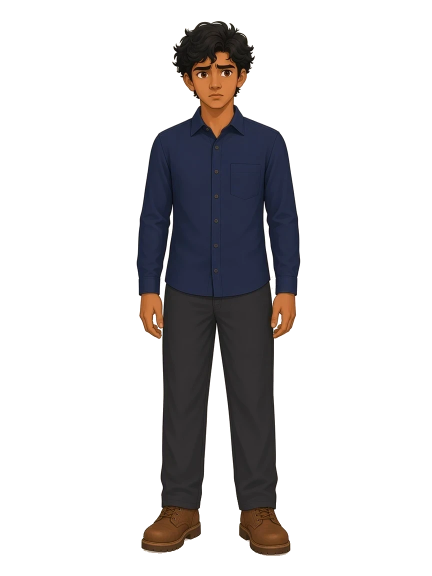
#> input picture assets/duty_slip/dress/all.webp, 864 x 1152 px (shown at 1/2 size); its folder holds only this picture in this run
$ python clean_dress_gaps.py
#> lines starting #> are read from the running program, lines starting #| are printed output that depends on the picture; after the words box and inside, x2 and y2 are one past the last pixel; in counts of white or black regions, pixels touching at a corner belong together
"""Clear leftover studio cream and item drop-shadows from dress art.

White cloth (vest, gamcha, cotton gloves) is yellower than the studio
cream, so a blue-channel guard keeps it. Drop shadows are the wide, short
gray blobs sitting under a shelf item.
"""
from __future__ import annotations

import numpy as np
from PIL import Image
from pathlib import Path
from scipy import ndimage

OUT = Path(r"C:\Dipankar\slm_flutter\assets\duty_slip\dress")
CREAM = np.array([253.0, 242.0, 232.0], dtype=np.float32)

# Light objects. Clearing near-cream pixels would eat the cloth itself.
SKIP_INTERIOR = {
    "tray_fatua.webp",
    "tray_pajama.webp",
    "tray_cotton_gloves.webp",
    "tray_gamcha.webp",
    "tray_vent_helmet.webp",
    "tray_loose.webp",
    "tray_shirt.webp",
    "tray_halftee.webp",
    "tray_poly.webp",
    "tray_normalshoe.webp",
}


def _large(mask: np.ndarray, min_n: int) -> np.ndarray:
    lab, n = ndimage.label(mask)
    keep = np.zeros(mask.shape, dtype=bool)
    for i in range(1, n + 1):
        comp = lab == i
        if int(comp.sum()) >= min_n:
            keep |= comp
    return keep


def gap_mask(rgb: np.ndarray, alpha: np.ndarray) -> np.ndarray:
    dist = np.linalg.norm(rgb - CREAM, axis=-1)
    raw = (alpha > 0) & (dist < 10) & (rgb[..., 2] > 226)
    # Tiny hits are highlights on white cloth, not a hole.
    return _large(raw, 60)


def shadow_mask(rgb: np.ndarray, alpha: np.ndarray) -> np.ndarray:
    opaque = alpha > 200
    if not opaque.any():
        return np.zeros(alpha.shape, dtype=bool)
    ys, xs = np.where(opaque)
    y1 = int(ys.max())
    # Only the floor under the item.
    band = np.zeros(alpha.shape, dtype=bool)
    band[max(0, y1 - 90) :, :] = True
    dist = np.linalg.norm(rgb - CREAM, axis=-1)
    chroma = rgb.max(-1) - rgb.min(-1)
    # Shadows sit well off the studio cream. White soles and toes are closer, so they stay.
    soft = opaque & band & (chroma < 42) & (dist > 20) & (dist < 70)
    lab, n = ndimage.label(soft)
    keep = np.zeros(alpha.shape, dtype=bool)
    for i in range(1, n + 1):
        m = lab == i
        c = int(m.sum())
        if c < 400:
            continue
        yy, xx = np.where(m)
        w = int(xx.max() - xx.min())
        h = int(yy.max() - yy.min())
        if w > 180 and w > h * 2.2 and h < 90 and int(yy.max()) > y1 - 45:
            keep |= m
    return keep


def clean(path: Path, *, interiors: bool, shadows: bool) -> tuple[int, int]:
    im = Image.open(path).convert("RGBA")
    arr = np.array(im)
    rgb = arr[..., :3].astype(np.float32)
    alpha = arr[..., 3]
    drop = np.zeros(alpha.shape, dtype=bool)
    if interiors:
        drop |= gap_mask(rgb, alpha)
    if shadows:
        faded = alpha.copy()
        faded[drop] = 0
        shadow = shadow_mask(rgb, faded)
        if shadow.any():
            chroma = rgb.max(-1) - rgb.min(-1)
            dist = np.linalg.norm(rgb - CREAM, axis=-1)
            shadow = ndimage.binary_dilation(shadow, iterations=2) & (alpha > 0) & (chroma < 42) & (dist > 18) & (dist < 70)
        drop |= shadow
    # Pale rim left against a hole. Stay off yellow cloth and boot leather.
    if drop.any():
        fringe = ndimage.binary_dilation(drop, iterations=1) & ~drop
        dist = np.linalg.norm(rgb - CREAM, axis=-1)
        chroma = rgb.max(-1) - rgb.min(-1)
        drop |= fringe & (alpha > 0) & (dist < 12) & (rgb[..., 2] > 228) & (chroma < 28)
    n = int(drop.sum())
    alpha = alpha.copy()
    alpha[drop] = 0
    arr[..., 3] = alpha
    Image.fromarray(arr).save(path, "WEBP", quality=90, method=4)
    return n, int((arr[..., 3] > 0).sum())


def main() -> None:
    for path in sorted(OUT.glob("*.webp")):
        tray = path.name.startswith("tray_")
        if path.name in SKIP_INTERIOR:
            n, _ = clean(path, interiors=False, shadows=True)
        else:
            n, _ = clean(path, interiors=True, shadows=not path.name.startswith("house"))
#> in clean, im is the input picture: PIL image 864x1152 RGBA; mean R, G, B, A 205.8, 195.8, 189.4, 58.1
#> in clean, `rgb = arr[..., :3].astype(np.float32)`:
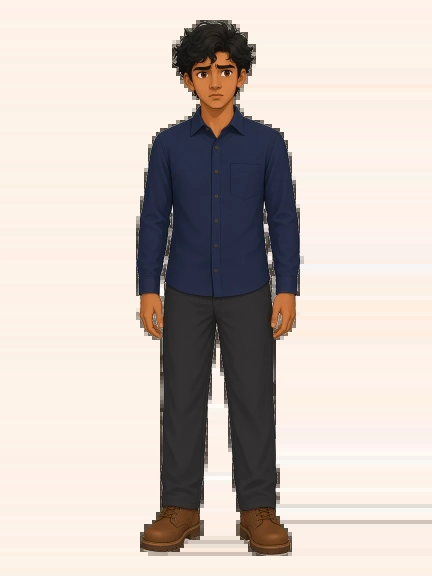
#> rgb: shape (1152, 864, 3) float32 (shown at 1/2 size); mean R, G, B 206.9, 195, 188.7
#> in clean, `alpha = arr[..., 3]`:
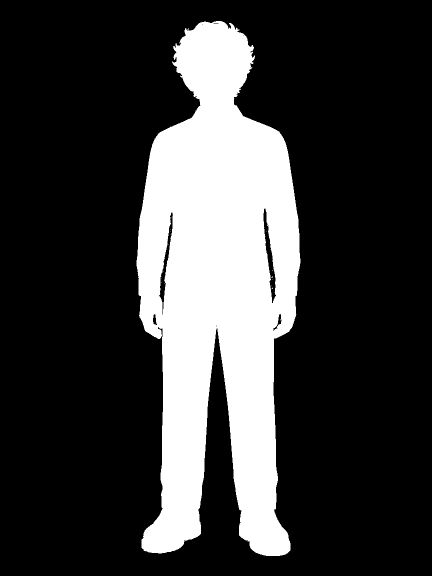
#> alpha: shape (1152, 864) (shown at 1/2 size); 22.8% white; 20 white regions (19 under 20 px), largest, box (x1, y1, x2, y2) and area: (273, 42, 601, 1112) 226882
#> in gap_mask, `dist = np.linalg.norm(rgb - CREAM, axis=-1)`:
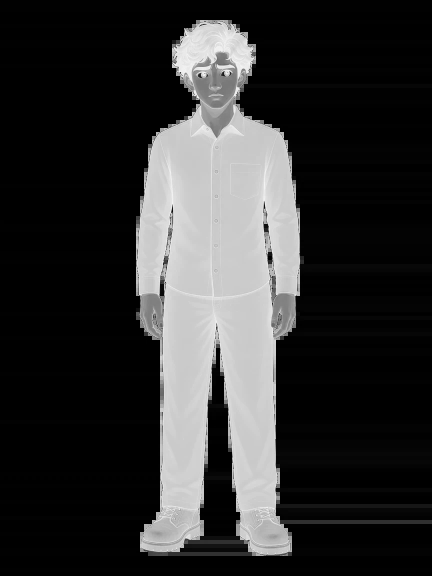
#> dist: shape (1152, 864) float32 (shown at 1/2 size); min 1, max 418.9, mean 81.6; drawn with min black and max white
#> in gap_mask, `raw = (alpha > 0) & (dist < 10) & (rgb[..., 2] > 226)`: raw: shape (1152, 864) bool; every value is 0
#> in _large, `lab, n = ndimage.label(mask)`: lab: shape (1152, 864) int32; every value is 0
#> in _large, `lab, n = ndimage.label(mask)`: n = 0
#> in shadow_mask, `y1 = int(ys.max())`: y1 = 1111
#> in shadow_mask, `chroma = rgb.max(-1) - rgb.min(-1)`:
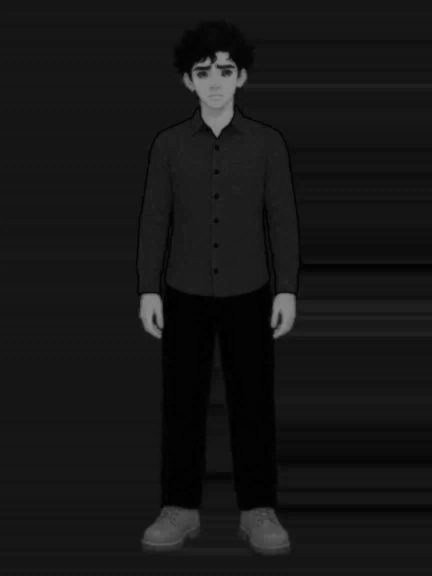
#> chroma: shape (1152, 864) float32 (shown at 1/2 size); min 0, max 144, mean 21.9
#> in shadow_mask, `lab, n = ndimage.label(soft)`: n = 0
#> n = 0
        if n:
            print(f"{path.name:28} cleared {n}")


if __name__ == "__main__":
    main()
